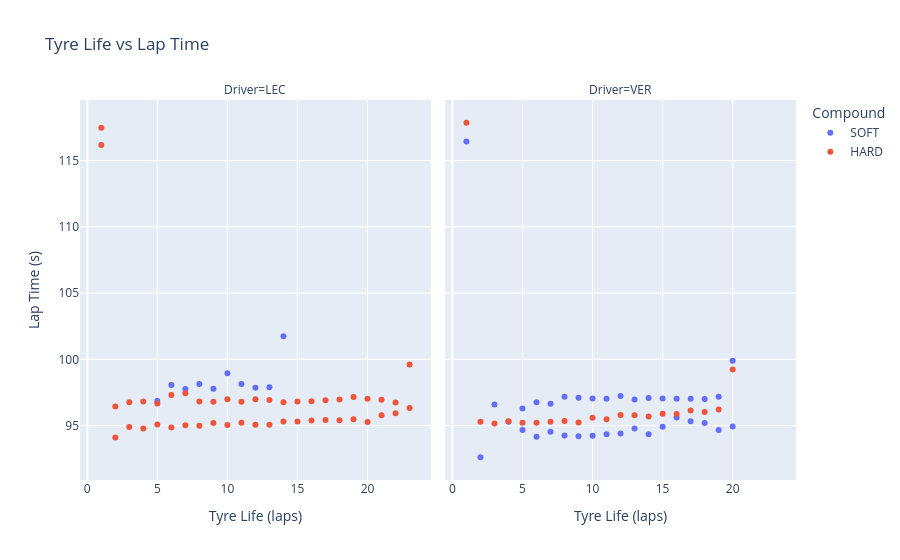

The code cell stored with this chart in its notebook:
### Code cell
plot_tyre_life_vs_laptime(laps[laps["Driver"].isin(["VER", "LEC"])])

### Figure 1 — Plotly figure (JSON) as saved in the notebook; plotly's stock layout.template omitted (floating-point values rounded to 4 significant figures)
{"data": [{"hovertemplate": "Compound=SOFT<br>Driver=LEC<br>Tyre Life (laps)=%{x}<br>Lap Time (s)=%{y}<extra></extra>", "legendgroup": "SOFT", "marker": {"color": "#636efa", "symbol": "circle"}, "mode": "markers", "name": "SOFT", "orientation": "v", "showlegend": true, "type": "scatter", "x": [5.0, 6.0, 7.0, 8.0, 9.0, 10.0, 11.0, 12.0, 13.0, 14.0], "xaxis": "x", "y": [96.86, 98.06, 97.75, 98.13, 97.78, 98.96, 98.14, 97.84, 97.88, 101.7], "yaxis": "y"}, {"hovertemplate": "Compound=SOFT<br>Driver=VER<br>Tyre Life (laps)=%{x}<br>Lap Time (s)=%{y}<extra></extra>", "legendgroup": "SOFT", "marker": {"color": "#636efa", "symbol": "circle"}, "mode": "markers", "name": "SOFT", "orientation": "v", "showlegend": false, "type": "scatter", "x": [5.0, 6.0, 7.0, 8.0, 9.0, 10.0, 11.0, 12.0, 13.0, 14.0, 15.0, 16.0, 17.0, 18.0, 19.0, 20.0, 1.0, 2.0, 3.0, 4.0, 5.0, 6.0, 7.0, 8.0, 9.0, 10.0, 11.0, 12.0, 13.0, 14.0, 15.0, 16.0, 17.0, 18.0, 19.0, 20.0], "xaxis": "x2", "y": [96.3, 96.75, 96.65, 97.17, 97.09, 97.04, 97.02, 97.23, 96.96, 97.08, 97.05, 97.03, 97.03, 97.01, 97.17, 99.9, 116.4, 92.61, 96.59, 95.29, 94.67, 94.15, 94.53, 94.25, 94.19, 94.24, 94.35, 94.4, 94.78, 94.34, 94.91, 95.6, 95.33, 95.18, 94.67, 94.92], "yaxis": "y2"}, {"hovertemplate": "Compound=HARD<br>Driver=LEC<br>Tyre Life (laps)=%{x}<br>Lap Time (s)=%{y}<extra></extra>", "legendgroup": "HARD", "marker": {"color": "#EF553B", "symbol": "circle"}, "mode": "markers", "name": "HARD", "orientation": "v", "showlegend": true, "type": "scatter", "x": [1.0, 2.0, 3.0, 4.0, 5.0, 6.0, 7.0, 8.0, 9.0, 10.0, 11.0, 12.0, 13.0, 14.0, 15.0, 16.0, 17.0, 18.0, 19.0, 20.0, 21.0, 22.0, 23.0, 1.0, 2.0, 3.0, 4.0, 5.0, 6.0, 7.0, 8.0, 9.0, 10.0, 11.0, 12.0, 13.0, 14.0, 15.0, 16.0, 17.0, 18.0, 19.0, 20.0, 21.0, 22.0, 23.0], "xaxis": "x", "y": [117.5, 96.43, 96.76, 96.81, 96.67, 97.3, 97.44, 96.82, 96.79, 96.98, 96.8, 96.99, 96.92, 96.76, 96.81, 96.83, 96.91, 96.96, 97.16, 97.03, 96.94, 96.74, 99.61, 116.2, 94.09, 94.9, 94.78, 95.09, 94.86, 95.03, 94.98, 95.19, 95.05, 95.22, 95.06, 95.06, 95.31, 95.3, 95.38, 95.42, 95.39, 95.48, 95.27, 95.78, 95.92, 96.32], "yaxis": "y"}, {"hovertemplate": "Compound=HARD<br>Driver=VER<br>Tyre Life (laps)=%{x}<br>Lap Time (s)=%{y}<extra></extra>", "legendgroup": "HARD", "marker": {"color": "#EF553B", "symbol": "circle"}, "mode": "markers", "name": "HARD", "orientation": "v", "showlegend": false, "type": "scatter", "x": [1.0, 2.0, 3.0, 4.0, 5.0, 6.0, 7.0, 8.0, 9.0, 10.0, 11.0, 12.0, 13.0, 14.0, 15.0, 16.0, 17.0, 18.0, 19.0, 20.0], "xaxis": "x2", "y": [117.9, 95.28, 95.16, 95.32, 95.2, 95.22, 95.29, 95.34, 95.22, 95.58, 95.48, 95.79, 95.77, 95.68, 95.89, 95.86, 96.13, 96.02, 96.2, 99.23], "yaxis": "y2"}], "layout": {"annotations": [{"font": {}, "showarrow": false, "text": "Driver=LEC", "x": 0.245, "xanchor": "center", "xref": "paper", "y": 1.0, "yanchor": "bottom", "yref": "paper"}, {"font": {}, "showarrow": false, "text": "Driver=VER", "x": 0.755, "xanchor": "center", "xref": "paper", "y": 1.0, "yanchor": "bottom", "yref": "paper"}], "legend": {"title": {"text": "Compound"}, "tracegroupgap": 0}, "title": {"text": "Tyre Life vs Lap Time"}, "xaxis": {"anchor": "y", "domain": [0.0, 0.49], "title": {"text": "Tyre Life (laps)"}}, "xaxis2": {"anchor": "y2", "domain": [0.51, 1.0], "matches": "x", "title": {"text": "Tyre Life (laps)"}}, "yaxis": {"anchor": "x", "domain": [0.0, 1.0], "title": {"text": "Lap Time (s)"}}, "yaxis2": {"anchor": "x2", "domain": [0.0, 1.0], "matches": "y", "showticklabels": false}}}
